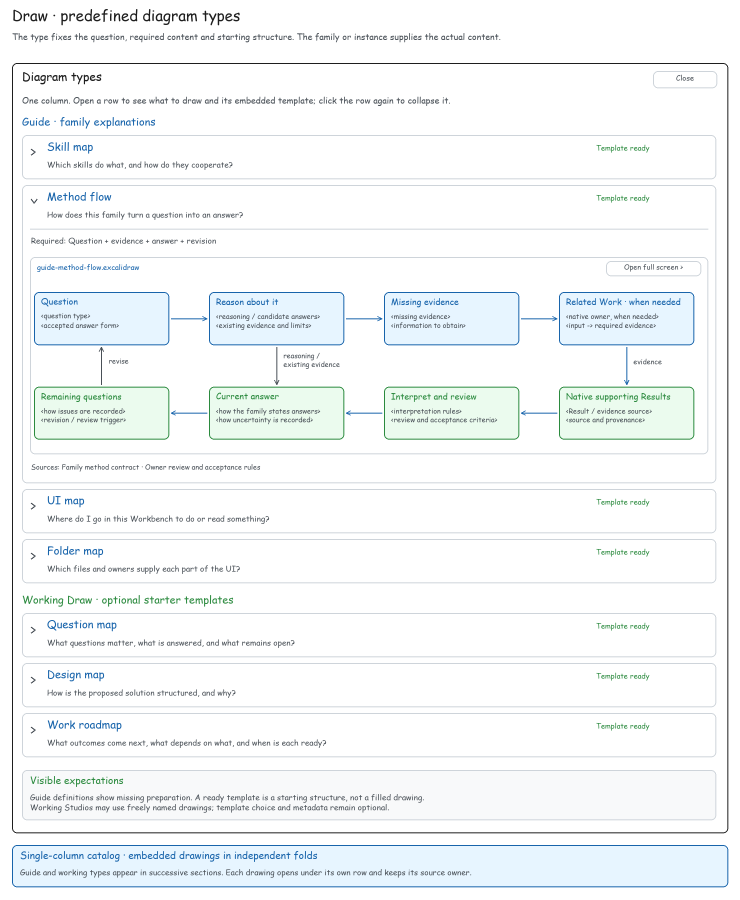
#> input picture plugins/haipipe-toolkit/servers/workbench-shared/studio/drawing-type-catalog.png, 2220 x 2700 px, given in place of ., which was not available (shown at 1/3 size)
$ python -i video_frames.py   (imports and definitions only)
#> lines starting #> are read from the running program, lines starting #| are printed output that depends on the picture; pictures that were not available may be replaced by others from this repository, and a replacement may not be noted
"""A source video's screenshots: download it once, keep its distinct frames, and lay them out on one contact sheet.
Asked 261012: "could we get the screenshot of the video as well if possible?"

    python video_frames.py <video url> [--every 3] [--cache <folder>]    the cache folder, with frames/ and sheet.jpg
    python video_frames.py --sheet <cache folder>                        rebuild the contact sheet

A Bilibili video comes through the same player API the transcripts used, at the best quality served without a login
(480p). Everything lands in the SPACE's ignored `_WorkSpace/video_frames/<id>/`: the video, one frame every few
seconds with the near-repeats dropped (`frames/t0123.jpg`, named by second), and `sheet.jpg`, every kept frame with
its time, for a person or an agent to pick from. A topic copies only the frames it picks into its own `assets/`.
"""
from __future__ import annotations

import argparse
import json
import re
import shutil
import subprocess
import sys
import urllib.error
import urllib.request
from pathlib import Path

UA = {"User-Agent": "Mozilla/5.0 (Macintosh; Intel Mac OS X 10_15_7) AppleWebKit/537.36 Chrome/140 Safari/537.36"}
MOST = 48                                                     # frames on one sheet


def space_of(start: Path) -> Path:
    return next((p for p in (start, *start.parents) if (p / "Tools").exists()), start)


# [17 lines left out: functions video_id, patient, not called in this run]


def get_json(url: str, referer: str) -> dict:
    req = urllib.request.Request(url, headers={**UA, "Referer": referer, "Accept": "application/json"})
    return patient(lambda: json.load(urllib.request.urlopen(req, timeout=30)))


# [79 lines left out: functions download_bilibili, download_part, download, frames, not called in this run]


def pick(paths: list) -> list[int]:
    """Which samples to keep. A dark slide video builds each slide up, holds it, then clears it: keep the sample just
    before its bright marks drop (the slide whole) or before a cut, never a cross-fade between two slides (a
    sample halfway between its neighbours). A bright, filmed video: keep the first sample of each
    run of change. Near-repeats are dropped either way; the last sample (a recap) is kept."""
    import numpy as np
    from PIL import Image
    small, ink = [], []                                           # small copies only: a long course has thousands
    for p in paths:
        g = Image.open(p).convert("L")
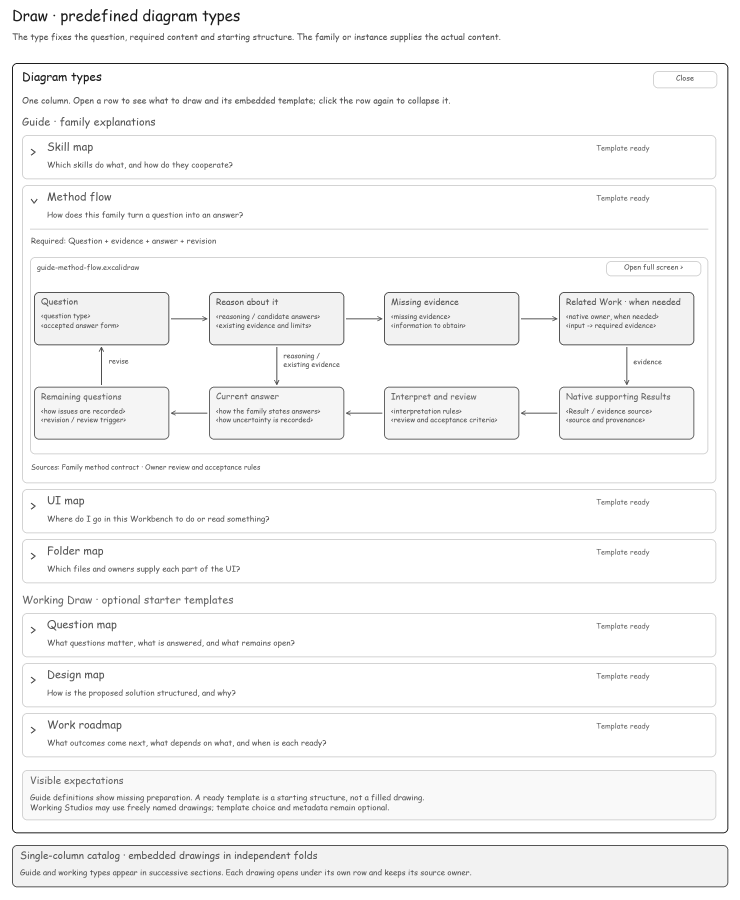
#> g: PIL image 2220x2700 L (shown at 1/3 size); min 30, max 255, mean 246.3
        small.append(np.asarray(g.resize((48, 48)), dtype=float))
        a = np.asarray(g.resize((96, 170)), dtype=float)
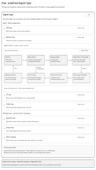
#> a: shape (170, 96) float64; min 142, max 255, mean 246
#> pass 3 of the loop in pick, `for p in paths:`:
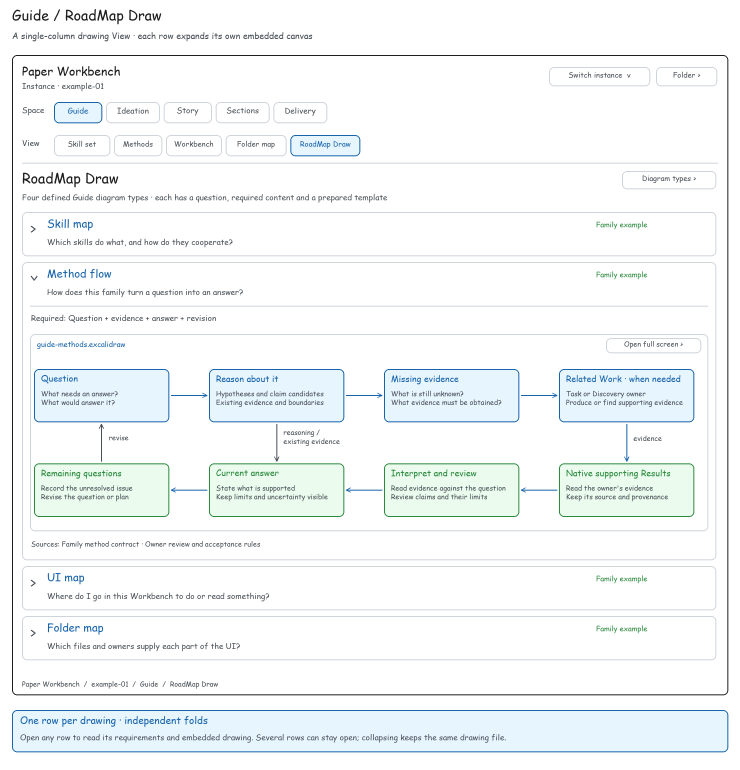
#> input picture plugins/haipipe-toolkit/servers/workbench-shared/studio/guide-view-roadmap-draw.png, 2220 x 2310 px, given in place of , which was not available (shown at 1/3 size)
#> in pick, `g = Image.open(p).convert("L")`:
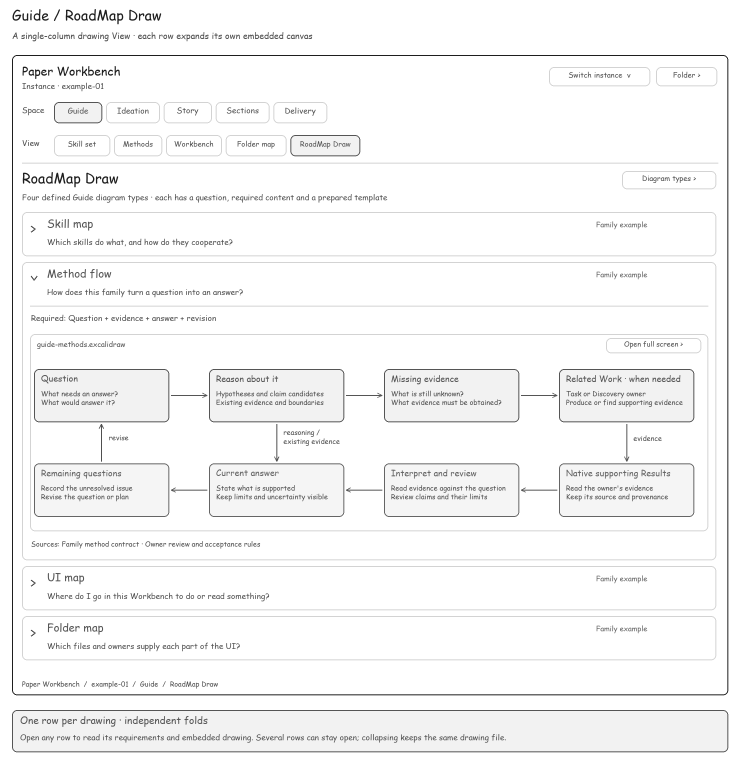
#> g: PIL image 2220x2310 L (shown at 1/3 size); min 30, max 255, mean 246.3
#> in pick, `a = np.asarray(g.resize((96, 170)), dtype=float)`:
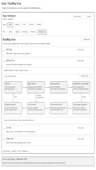
#> a: shape (170, 96) float64; min 132, max 255, mean 246
#> the loop made 17 passes; the first 3 are shown
        ink.append(float((a[17:] > 110).mean()))              # below the top tenth, where a channel's mark sits
    diff = lambda i, j: float(np.abs(small[i] - small[j]).mean())   # noqa: E731
    n = len(paths)
    if not n:
        return []
    if float(np.median(ink)) > 0.25:                              # bright: filmed, a person talking
        keep, last = [], None
        for k in range(n):
            if last is None or diff(k, last) > 7:
                keep.append(k)
                last = k
        return keep
    ends = [k for k in range(n - 1) if ink[k + 1] < 0.75 * ink[k] or diff(k, k + 1) > 5] + [n - 1]
    blend = lambda k: (0 < k < n - 1 and diff(k - 1, k) > 1.5 and diff(k, k + 1) > 1.5          # noqa: E731
                       and diff(k - 1, k) + diff(k, k + 1) <= 1.15 * diff(k - 1, k + 1))
    ends = [k - 1 if blend(k) else k for k in ends]                # a cross-fade: the sample before shows the slide whole
    keep = []
    for k in ends:
        if ink[k] < 0.002:                                         # a blank between slides
            continue
        if keep and diff(k, keep[-1]) < 4:                         # the same slide again
            if ink[k] > ink[keep[-1]]:
                keep[-1] = k
            continue
        keep.append(k)
    return keep


# [39 lines left out: functions reframe, sheet, nearest, not called in this run]


def cache_of(url: str, start: Path) -> Path:
    return space_of(start) / "_WorkSpace" / "video_frames" / video_id(url)


# [28 lines left out: functions fetch, main, not called in this run]


# [2 lines not run here, left out]

#> (the run stopped early here; a loop or call above may not have finished)
